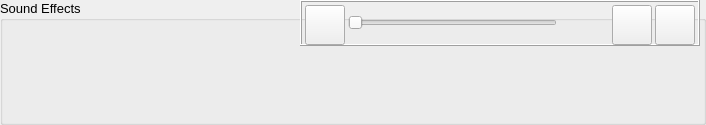
<?xml version="1.0" encoding="UTF-8"?>
<ui version="4.0">
 <class>SoundBoardFrameGroupBox</class>
 <widget class="QGroupBox" name="SoundBoardFrameGroupBox">
  <property name="geometry">
   <rect>
    <x>0</x>
    <y>0</y>
    <width>706</width>
    <height>125</height>
   </rect>
  </property>
  <property name="font">
   <font>
    <pointsize>10</pointsize>
   </font>
  </property>
  <property name="windowTitle">
   <string/>
  </property>
  <property name="styleSheet">
   <string notr="true">background-image: url(:/img/data/parchment.jpg);</string>
  </property>
  <property name="title">
   <string>Sound Effects</string>
  </property>
  <property name="flat">
   <bool>false</bool>
  </property>
  <property name="checkable">
   <bool>false</bool>
  </property>
  <widget class="QFrame" name="frameControls">
   <property name="geometry">
    <rect>
     <x>300</x>
     <y>0</y>
     <width>400</width>
     <height>46</height>
    </rect>
   </property>
   <property name="minimumSize">
    <size>
     <width>400</width>
     <height>46</height>
    </size>
   </property>
   <property name="maximumSize">
    <size>
     <width>400</width>
     <height>46</height>
    </size>
   </property>
   <property name="frameShape">
    <enum>QFrame::Box</enum>
   </property>
   <property name="frameShadow">
    <enum>QFrame::Raised</enum>
   </property>
   <layout class="QHBoxLayout" name="horizontalLayout" stretch="0,4,1,0,0">
    <property name="spacing">
     <number>3</number>
    </property>
    <property name="leftMargin">
     <number>3</number>
    </property>
    <property name="topMargin">
     <number>3</number>
    </property>
    <property name="rightMargin">
     <number>3</number>
    </property>
    <property name="bottomMargin">
     <number>3</number>
    </property>
    <item>
     <widget class="QPushButton" name="btnVolume">
      <property name="minimumSize">
       <size>
        <width>40</width>
        <height>40</height>
       </size>
      </property>
      <property name="maximumSize">
       <size>
        <width>40</width>
        <height>40</height>
       </size>
      </property>
      <property name="text">
       <string/>
      </property>
      <property name="icon">
       <iconset resource="resources.qrc">
        <normaloff>:/img/data/icon_volumeon.png</normaloff>:/img/data/icon_volumeon.png</iconset>
      </property>
      <property name="iconSize">
       <size>
        <width>30</width>
        <height>30</height>
       </size>
      </property>
      <property name="checkable">
       <bool>true</bool>
      </property>
     </widget>
    </item>
    <item>
     <widget class="QSlider" name="sliderVolume">
      <property name="minimumSize">
       <size>
        <width>0</width>
        <height>15</height>
       </size>
      </property>
      <property name="maximumSize">
       <size>
        <width>16777215</width>
        <height>15</height>
       </size>
      </property>
      <property name="orientation">
       <enum>Qt::Horizontal</enum>
      </property>
     </widget>
    </item>
    <item>
     <spacer name="horizontalSpacer">
      <property name="orientation">
       <enum>Qt::Horizontal</enum>
      </property>
      <property name="sizeHint" stdset="0">
       <size>
        <width>49</width>
        <height>13</height>
       </size>
      </property>
     </spacer>
    </item>
    <item>
     <widget class="QPushButton" name="btnRemove">
      <property name="minimumSize">
       <size>
        <width>40</width>
        <height>40</height>
       </size>
      </property>
      <property name="maximumSize">
       <size>
        <width>40</width>
        <height>40</height>
       </size>
      </property>
      <property name="text">
       <string/>
      </property>
      <property name="icon">
       <iconset resource="resources.qrc">
        <normaloff>:/img/data/icon_remove.png</normaloff>:/img/data/icon_remove.png</iconset>
      </property>
      <property name="iconSize">
       <size>
        <width>30</width>
        <height>30</height>
       </size>
      </property>
     </widget>
    </item>
    <item>
     <widget class="QPushButton" name="btnExpand">
      <property name="minimumSize">
       <size>
        <width>40</width>
        <height>40</height>
       </size>
      </property>
      <property name="maximumSize">
       <size>
        <width>40</width>
        <height>40</height>
       </size>
      </property>
      <property name="text">
       <string/>
      </property>
      <property name="icon">
       <iconset resource="resources.qrc">
        <normaloff>:/img/data/icon_downarrow.png</normaloff>:/img/data/icon_downarrow.png</iconset>
      </property>
      <property name="iconSize">
       <size>
        <width>30</width>
        <height>30</height>
       </size>
      </property>
      <property name="checkable">
       <bool>false</bool>
      </property>
      <property name="checked">
       <bool>false</bool>
      </property>
     </widget>
    </item>
   </layout>
  </widget>
 </widget>
 <resources>
  <include location="resources.qrc"/>
 </resources>
 <connections/>
</ui>
